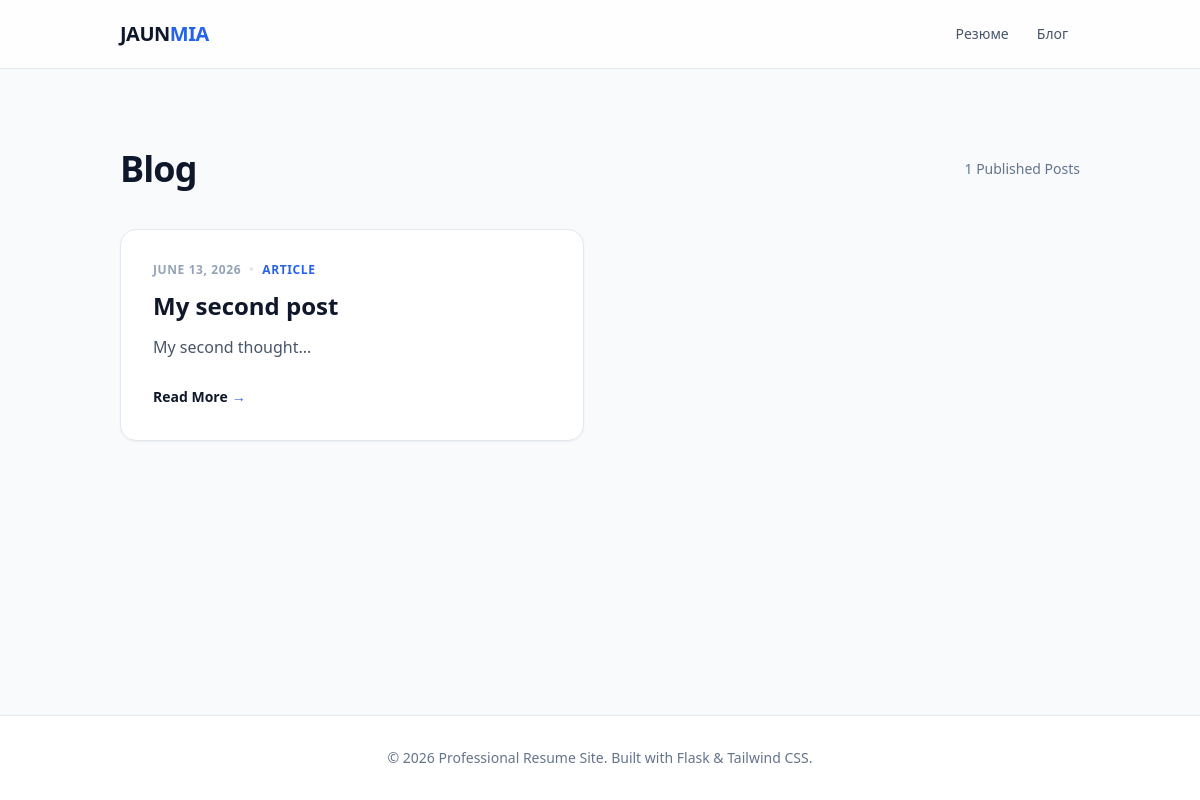
/blog/, run on an earlier commit of the app's database.
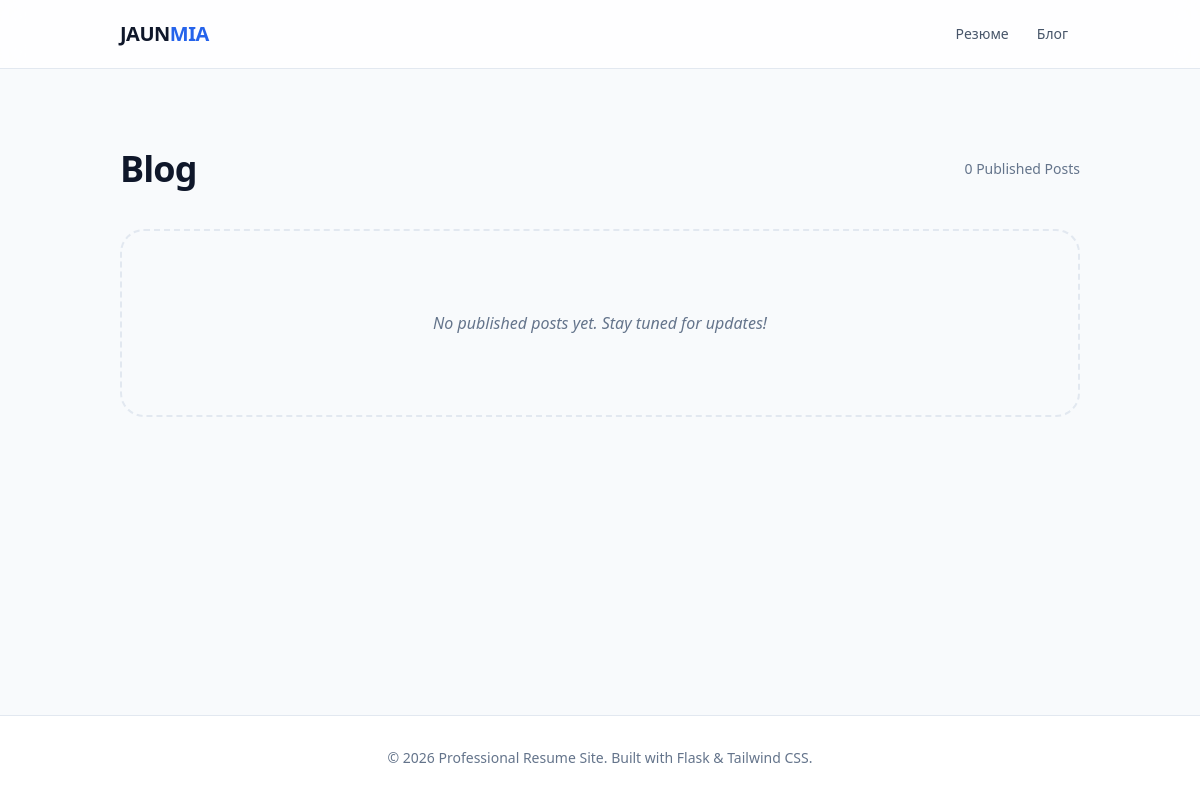
And on a later commit of the database.
### blog/models.py (models this page shows, shortened)
class BlogPost(db.Model):
    __tablename__ = 'blog_posts'
    id = db.Column(db.Integer, primary_key=True)
    title = db.Column(db.String(200), nullable=False)
    slug = db.Column(db.String(200), unique=True, nullable=False) # URL-friendly version of title
    date_posted = db.Column(db.DateTime, default=datetime.utcnow)
    content = db.Column(db.Text, nullable=False)
    is_published = db.Column(db.Boolean, default=False)

### blog/routes.py (the view)
@blog_bp.route('/')
def index():
    try:
        posts = BlogPost.query.filter_by(is_published=True).order_by(BlogPost.date_posted.desc()).all()
        return render_template('blog/index.html', posts=posts)
    except Exception as e:
        abort(500)

### templates/blog/index.html (shortened to what this page needs)
{% extends "base.html" %}
{% block content %}
<div class="py-10">
    <div class="flex justify-between items-center mb-10">
        <h1 class="text-4xl font-extrabold text-slate-900 tracking-tight">Blog</h1>
        <span class="text-sm text-slate-500 font-medium">{{ posts|length }} Published Posts</span>
    </div>
    <div class="grid grid-cols-1 md:grid-cols-2 gap-8">
        {% for post in posts %}
        <article class="group bg-white p-8 rounded-2xl border border-slate-200 shadow-sm hover:shadow-md transition-all hover:-translate-y-1">
            <div class="flex items-center gap-2 text-xs font-bold text-slate-400 uppercase tracking-wider mb-3">
                <span>{{ post.date_posted.strftime('%B %d, %Y') }}</span>
                <span class="text-slate-200">•</span>
                <span class="text-blue-600">Article</span>
            </div>
            <h2 class="text-2xl font-bold text-slate-900 mb-3 group-hover:text-blue-600 transition-colors">
                {{ post.title }}
            </h2>
            <p class="text-slate-600 leading-relaxed mb-6 line-clamp-3">
                {{ post.content | truncate(160) }}
            </p>
            <a href="{{ url_for('blog.post', slug=post.slug) }}" class="text-sm font-bold text-slate-900 inline-flex items-center gap-1 group-hover:gap-2 transition-all">
                Read More
                <span class="text-blue-600">→</span>
            </a>
        </article>
        {% else %}
        <div class="col-span-full text-center py-20 bg-slate-50 rounded-3xl border-2 border-dashed border-slate-200">
            <p class="text-slate-500 italic">No published posts yet. Stay tuned for updates!</p>
        </div>
        {% endfor %}
    </div>
</div>
{% endblock %}

What changed in the data, as far as the page shows it:
removed BlogPost: date_posted "JUNE 13, 2026", title "My second post", content "My second thought..."
Also different on the page:
{{ posts|length }}: "1" → "0"
text now shown: "No published posts yet. Stay tuned for updates!"
